Frame 1 (no input): blank canvas, image omitted
Frame 60 (no input): blank canvas, image omitted
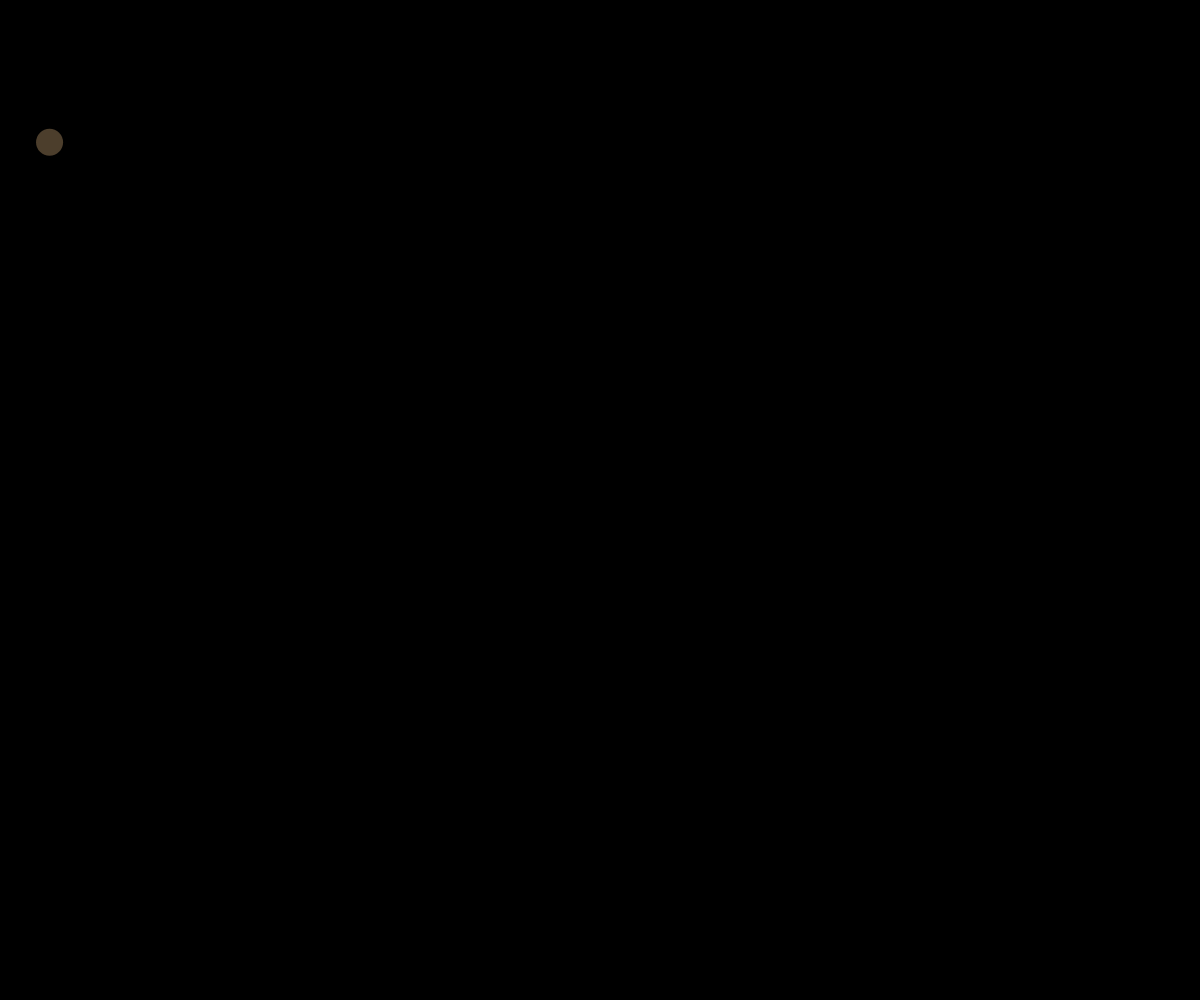
Frame 120 (the mouse pressed at the canvas centre since frame 60)

The p5.js sketch whose frames 1 and 60 were blank and that drew this single picture after the mouse press (run headless with seeded random() and noise() and a simulated clock; from frame 60 on, the mouse is pressed at the canvas centre):

// p5.js sketch
// ── sketch.js
// Ball Object Notation Demo
// Andrew Chen
// 10/5/2023
//
// Extra for Experts:
// - describe what you did to take this project "above and beyond"

let theBall;

function setup() {
  createCanvas(windowWidth, windowHeight);
  noStroke();
  theBall = spawnBall();
}

function draw() {
  background(0);
  moveBall();
  displayBall();
}

function mousePressed() {
  theBall.dx += 2;
  theBall.dy += 2;
}

function keyTyped() {
  if (key === " ") {
    theBall = spawnBall();
  }
}

function spawnBall() {
  let theBall = {
    x: random(windowWidth),
    y: random(windowHeight),
    dx: random(-5, 5), 
    dy: random(-5, 5),
    radius: random(15, 30),
    r: random(0, 255),
    g: random(0, 255),
    b: random(0, 255),
  };
  return theBall;
}

function displayBall() {
  fill(theBall.r, theBall.g, theBall.b);
  circle(theBall.x, theBall.y, theBall.radius);
}

function moveBall() {
  theBall.x += theBall.dx;
  theBall.y += theBall.dy;
  theBall.x = theBall.x % (windowWidth + theBall.radius);
  theBall.y = theBall.y % (windowHeight + theBall.radius);
  if (theBall.x <= -theBall.radius) {
    theBall.x += windowWidth;
  }
  if (theBall.y <= -theBall.radius) {
    theBall.y += windowHeight;
  }
}
